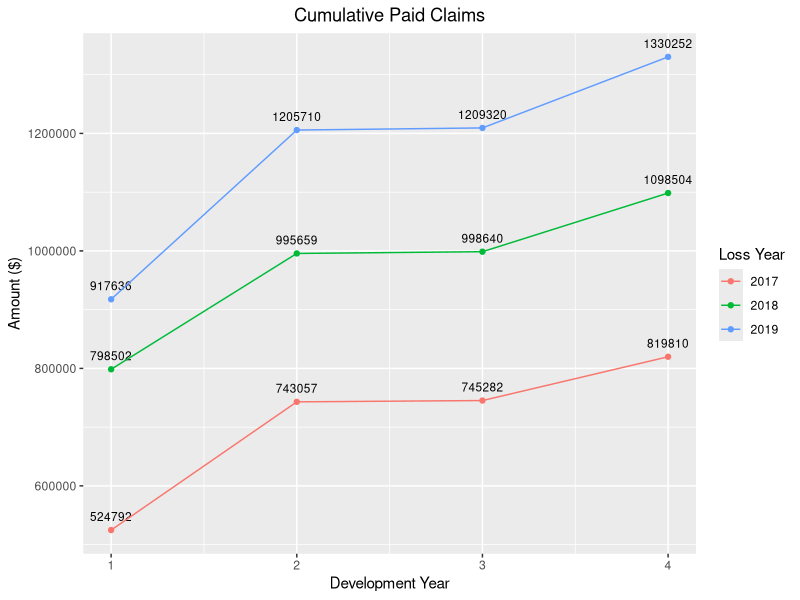

Generate this figure with R:
library(readxl)
library(dplyr)
library(ggplot2)

f.tail = 1.1
df = read_excel("R Shiny Assignment.xlsx", range = "Assignment!B3:D9")
number_loss_year <- n_distinct(df$`Loss Year`)
number_dev_year <- max(df$`Development Year`)

triangle <- matrix(0, nrow = number_loss_year, ncol = number_dev_year, byrow = TRUE)
loss_years <- sort(unique(df$`Loss Year`))
dev_years <- c(1:number_dev_year)
rownames(triangle) <- loss_years
colnames(triangle) <- dev_years

for (row in 1:nrow(df)){
  LYear <- as.character(df[row, 1])
  DYear <- as.character(df[row, 2])
  triangle[LYear, DYear] <- as.double(df[row, 3])
}

cum.triangle <- t(apply(triangle, 1, cumsum))

n <- number_dev_year
dev_factors <- sapply(1:(n-1),
                      function(i){
                        sum(cum.triangle[c(1:(n-i)),i+1])/sum(cum.triangle[c(1:(n-i)),i])
                      })

dev_factors <- c(dev_factors, f.tail)
full.triangle <- cbind(cum.triangle, "4" = rep(0, number_loss_year))

for(k in 1:n){
  full.triangle[(n-k+1):n, k+1] <- full.triangle[(n-k+1):n,k] * dev_factors[k]
}
round(full.triangle)

colnames(full.triangle) <- paste("Dev year", colnames(full.triangle), sep = " ")
rownames(full.triangle) <- paste("Loss year", rownames(full.triangle), sep = " ")

Development = rep(c(1:(number_dev_year+1)), times = number_loss_year)
Loss = as.character(rep(loss_years, each = number_dev_year + 1))
Amount = round(c(t(full.triangle)))

df_plot = data.frame(Development, Loss, Amount)
ggplot(df_plot, aes(x=Development, y=Amount, group=Loss, color=Loss)) +
  geom_point(size = 1.5) +
  geom_text(label=Amount, hjust=0.5, vjust=-1,
            check_overlap = TRUE, size = 3, color = "black") +
  geom_line(linewidth = 0.5) +
  xlab("Development Year") +
  ylab("Amount ($)") +
  labs(title = "Cumulative Paid Claims", color = "Loss Year") +
  theme(plot.title = element_text(hjust = 0.5))